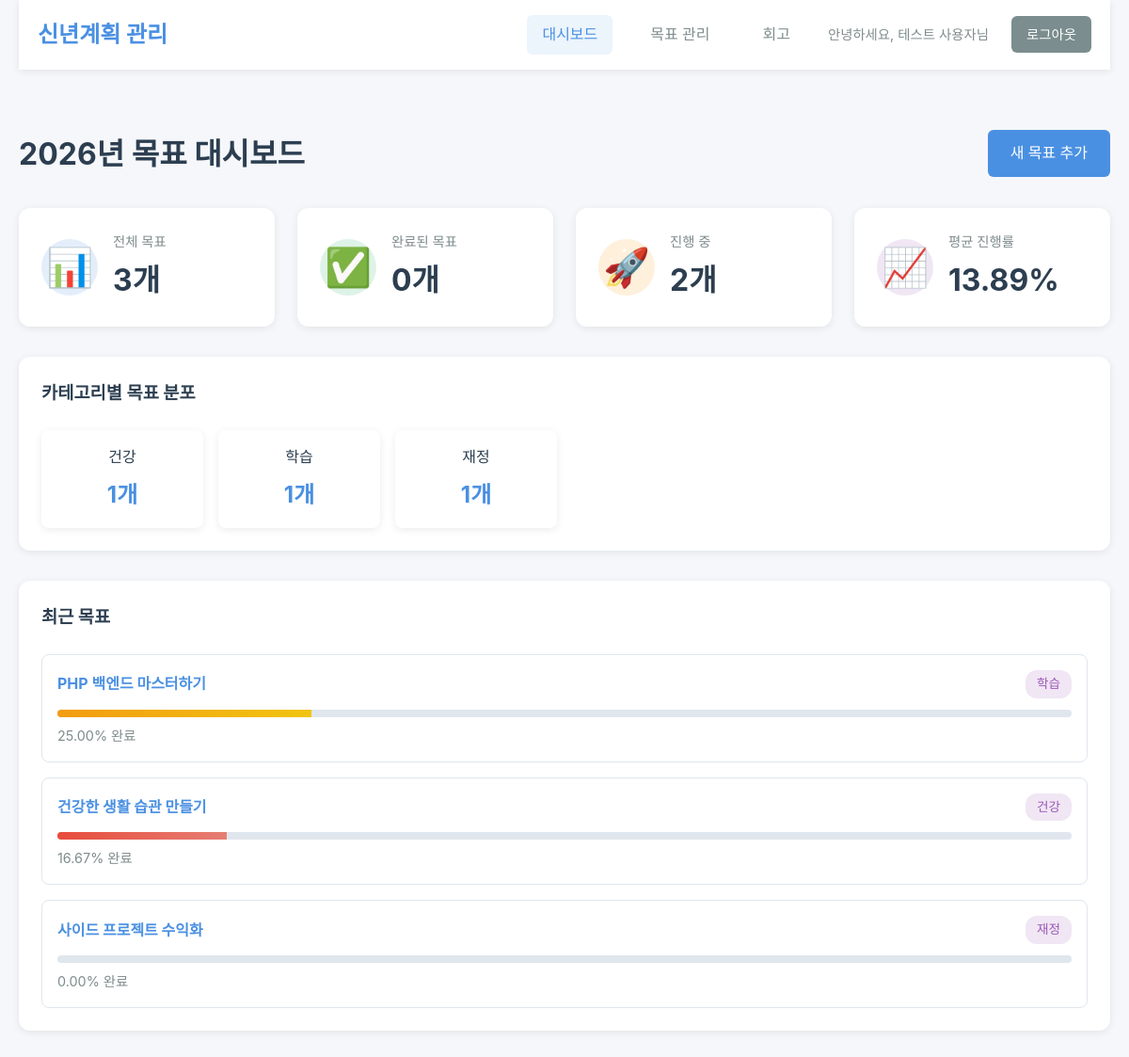
/dashboard.php (signed in), run on the app's committed database.
### tables this page shows
CREATE TABLE IF NOT EXISTS goals (
    id INT UNSIGNED AUTO_INCREMENT PRIMARY KEY,
    user_id INT UNSIGNED NOT NULL COMMENT '목표 소유자',
    year YEAR NOT NULL COMMENT '목표 연도 (예: 2026)',
    title VARCHAR(200) NOT NULL COMMENT '목표 제목',
    description TEXT COMMENT '목표 상세 설명',
    category ENUM('career', 'health', 'study', 'finance', 'hobby', 'relationship', 'other')
        DEFAULT 'other' COMMENT '목표 카테고리',
    status ENUM('not_started', 'in_progress', 'completed')
        DEFAULT 'not_started' COMMENT '목표 상태',
    progress_percentage DECIMAL(5,2) DEFAULT 0.00 COMMENT '진행률 (0.00 ~ 100.00)',
    created_at TIMESTAMP DEFAULT CURRENT_TIMESTAMP,
    updated_at TIMESTAMP DEFAULT CURRENT_TIMESTAMP ON UPDATE CURRENT_TIMESTAMP,
    FOREIGN KEY (user_id) REFERENCES users(id) ON DELETE CASCADE,
    INDEX idx_user_year (user_id, year),
    INDEX idx_category (category),
    INDEX idx_status (status)
);

### includes/session.php (called while the page is built, shortened)
<?php
function getCurrentUserId(): ?int
{
    return $_SESSION['user_id'] ?? null;
}
function getCurrentUserName(): ?string
{
    return $_SESSION['user_name'] ?? null;
}

### includes/functions.php (called while the page is built, shortened)
<?php
function e(?string $string): string
{
    return htmlspecialchars($string ?? '', ENT_QUOTES, 'UTF-8');
}
function getCategoryName(string $category): string
{
    $categories = [
        'career' => '커리어',
        'health' => '건강',
        'study' => '학습',
        'finance' => '재정',
        'hobby' => '취미',
        'relationship' => '관계',
        'other' => '기타',
    ];
    return $categories[$category] ?? $category;
}
function getProgressColorClass(float $progress): string
{
    if ($progress >= 75) {
        return 'progress-success';
    } elseif ($progress >= 50) {
        return 'progress-info';
    } elseif ($progress >= 25) {
        return 'progress-warning';
    } else {
        return 'progress-danger';
    }
}

### config/database.php (called while the page is built, shortened)
<?php
function getDBConnection(): PDO
{
    static $pdo = null;
    if ($pdo === null) {
        $dsn = sprintf(
            'mysql:host=%s;port=%s;dbname=%s;charset=%s',
            DB_HOST,
            DB_PORT,
            DB_NAME,
            DB_CHARSET
        );
        $options = [
            PDO::ATTR_ERRMODE => PDO::ERRMODE_EXCEPTION,
            PDO::ATTR_DEFAULT_FETCH_MODE => PDO::FETCH_ASSOC,
            PDO::ATTR_EMULATE_PREPARES => false,
        ];
        try {
            $pdo = new PDO($dsn, DB_USER, DB_PASS, $options);
        } catch (PDOException $e) {
            die('Database connection failed: ' . $e->getMessage());
        }
    }
    return $pdo;
}

### models/Goal.php (called while the page is built, shortened)
<?php
require_once __DIR__ . '/../config/database.php';
class Goal
{
    private PDO $db;
    public function __construct()
    {
        $this->db = getDBConnection();
    }
    public function findByUser(int $userId, ?int $year = null): array
    {
        $sql = 'SELECT * FROM goals WHERE user_id = :user_id';
        $params = ['user_id' => $userId];
        if ($year !== null) {
            $sql .= ' AND year = :year';
            $params['year'] = $year;
        }
        $sql .= ' ORDER BY created_at DESC';
        $stmt = $this->db->prepare($sql);
        $stmt->execute($params);
        return $stmt->fetchAll();
    }
    public function countByCategory(int $userId): array
    {
        $stmt = $this->db->prepare(
            'SELECT category, COUNT(*) as count
             FROM goals
             WHERE user_id = :user_id
             GROUP BY category'
        );
        $stmt->execute(['user_id' => $userId]);
        return $stmt->fetchAll(PDO::FETCH_KEY_PAIR);
    }
    public function countByStatus(int $userId): array
    {
        $stmt = $this->db->prepare(
            'SELECT status, COUNT(*) as count
             FROM goals
             WHERE user_id = :user_id
             GROUP BY status'
        );
        $stmt->execute(['user_id' => $userId]);
        return $stmt->fetchAll(PDO::FETCH_KEY_PAIR);
    }
}

### dashboard.php (the view, shortened to what this page needs)
<?php
require_once __DIR__ . '/includes/session.php';
require_once __DIR__ . '/includes/functions.php';
require_once __DIR__ . '/models/Goal.php';
$userId = getCurrentUserId();
$userName = getCurrentUserName();
$currentYear = date('Y');
$goalModel = new Goal();
$goals = $goalModel->findByUser($userId, $currentYear);
$statusCounts = $goalModel->countByStatus($userId);
$totalGoals = count($goals);
$completedGoals = $statusCounts['completed'] ?? 0;
$inProgressGoals = $statusCounts['in_progress'] ?? 0;
$categoryCounts = $goalModel->countByCategory($userId);
$totalProgress = 0;
foreach ($goals as $goal) {
    $totalProgress += $goal['progress_percentage'];
}
$avgProgress = $totalGoals > 0 ? round($totalProgress / $totalGoals, 2) : 0;
?>
<!DOCTYPE html>
<html lang="ko">
<head>
    <link rel="stylesheet" href="assets/css/style.css">
</head>
<body>
    <div class="container">
        <header class="header">
            <div class="header-content">
                <h1 class="logo">신년계획 관리</h1>
                <nav class="nav">
                    <a href="dashboard.php" class="nav-link active">대시보드</a>
                    <a href="goal_list.php" class="nav-link">목표 관리</a>
                    <a href="reflection.php" class="nav-link">회고</a>
                    <span class="user-info">안녕하세요, <?= e($userName) ?>님</span>
                    <a href="logout.php" class="btn btn-sm btn-secondary">로그아웃</a>
                </nav>
            </div>
        </header>
        <main class="main-content">
            <div class="page-header">
                <h2><?= $currentYear ?>년 목표 대시보드</h2>
                <a href="goal_list.php?action=create" class="btn btn-primary">새 목표 추가</a>
            </div>
            <div class="stats-grid">
                <div class="stat-card">
                    <div class="stat-icon stat-icon-total">📊</div>
                    <div class="stat-content">
                        <h3>전체 목표</h3>
                        <p class="stat-number"><?= $totalGoals ?>개</p>
                    </div>
                </div>
                <div class="stat-card">
                    <div class="stat-icon stat-icon-complete">✅</div>
                    <div class="stat-content">
                        <h3>완료된 목표</h3>
                        <p class="stat-number"><?= $completedGoals ?>개</p>
                    </div>
                </div>
                <div class="stat-card">
                    <div class="stat-icon stat-icon-progress">🚀</div>
                    <div class="stat-content">
                        <h3>진행 중</h3>
                        <p class="stat-number"><?= $inProgressGoals ?>개</p>
                    </div>
                </div>
                <div class="stat-card">
                    <div class="stat-icon stat-icon-avg">📈</div>
                    <div class="stat-content">
                        <h3>평균 진행률</h3>
                        <p class="stat-number"><?= $avgProgress ?>%</p>
                    </div>
                </div>
            </div>
            <div class="dashboard-section">
                <h3>카테고리별 목표 분포</h3>
                <div class="category-grid">
                    <?php if (empty($categoryCounts)): ?>
                        <p class="empty-state">등록된 목표가 없습니다.</p>
                    <?php else: ?>
                        <?php foreach ($categoryCounts as $category => $count): ?>
                            <div class="category-card">
                                <span class="category-name"><?= e(getCategoryName($category)) ?></span>
                                <span class="category-count"><?= $count ?>개</span>
                            </div>
                        <?php endforeach; ?>
                    <?php endif; ?>
                </div>
            </div>
            <div class="dashboard-section">
                <h3>최근 목표</h3>
                <?php if (empty($goals)): ?>
                    <div class="empty-state">
                        <p>아직 목표가 없습니다.</p>
                        <a href="goal_list.php?action=create" class="btn btn-primary">첫 목표 만들기</a>
                    </div>
                <?php else: ?>
                    <div class="goal-list">
                        <?php foreach (array_slice($goals, 0, 5) as $goal): ?>
                            <div class="goal-item">
                                <div class="goal-item-header">
                                    <h4>
                                        <a href="goal_detail.php?id=<?= $goal['id'] ?>">
                                            <?= e($goal['title']) ?>
                                        </a>
                                    </h4>
                                    <div class="goal-meta">
                                        <span class="badge badge-category"><?= e(getCategoryName($goal['category'])) ?></span>
                                    </div>
                                </div>
                                <div class="progress-bar">
                                    <div
                                        class="progress-fill <?= getProgressColorClass($goal['progress_percentage']) ?>"
                                        style="width: <?= $goal['progress_percentage'] ?>%"
                                    ></div>
                                </div>
                                <p class="progress-text"><?= $goal['progress_percentage'] ?>% 완료</p>
                            </div>
                        <?php endforeach; ?>
                    </div>
                <?php endif; ?>
            </div>
        </main>
    </div>
</body>
</html>

### data on the page
goals: title "PHP 백엔드 마스터하기", category "학습", progress_percentage "25.00"
goals: title "건강한 생활 습관 만들기", category "건강", progress_percentage "16.67"
goals: title "사이드 프로젝트 수익화", category "재정", progress_percentage "0.00"

### other printed values
$userName "테스트 사용자"
$totalGoals "3"
$completedGoals "0"
$inProgressGoals "2"
$avgProgress "13.89"
getCategoryName($category) "건강"
$count "1"
getCategoryName($category) "학습"
getCategoryName($category) "재정"
